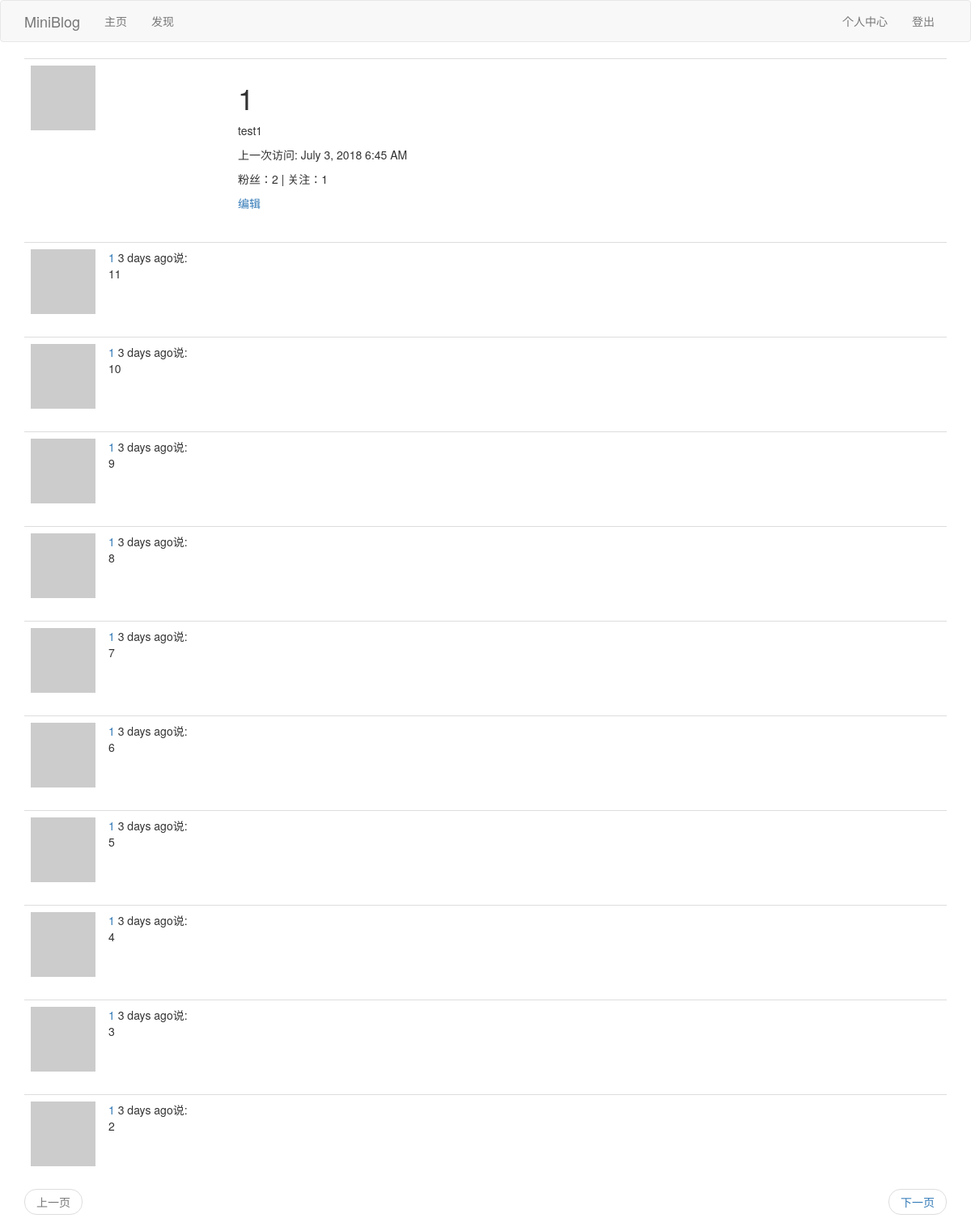
Before: /user/1 (signed in) with the older database file.
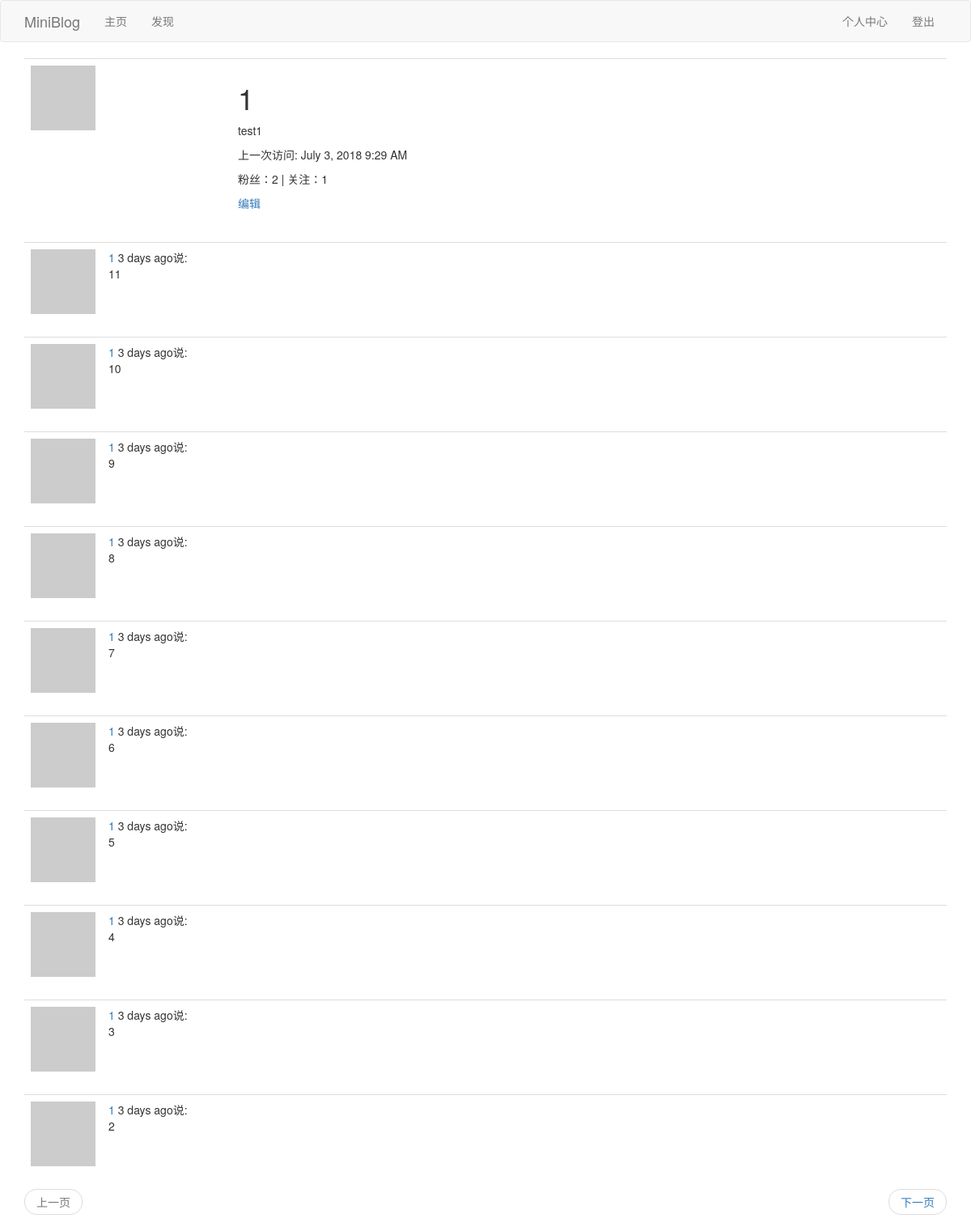
After: the same page with the newer database file.
### app/models.py (models this page shows, shortened)
class User(UserMixin,db.Model):
	__tablename__ = 'user'
	id = db.Column(db.Integer,primary_key=True)
	username = db.Column(db.String(64),index=True,unique=True)
	email = db.Column(db.String(64),index=True,unique=True)
	password_hash = db.Column(db.String(128))
	posts = db.relationship('Post',backref='author',lazy='dynamic')
	about_me = db.Column(db.String(140))
	last_seen = db.Column(db.DateTime,default=datetime.utcnow)
	def __repr__(self):
		return '<User {}'.format(self.username)
	__str__ = __repr__
	def avatar(self,size):
		digest = md5(self.email.lower().encode('utf-8')).hexdigest()
		return r'https://www.gravatar.com/avatar/{}?d=identicon&s={}'.format(digest,size)
	followed = db.relationship("User",secondary=followers,
		primaryjoin=(followers.c.follower_id == id),
		secondaryjoin=(followers.c.followed_id == id),
		backref=db.backref('followers',lazy='dynamic'),lazy='dynamic'
		)

class Post(db.Model):
    id = db.Column(db.Integer, primary_key=True)
    body = db.Column(db.String(140))
    timestamp = db.Column(db.DateTime, index=True, default=datetime.utcnow)
    user_id = db.Column(db.Integer, db.ForeignKey('user.id'))

### app/views.py (the view)
@app.route('/user/<username>')
@login_required
def user(username):
	user = User.query.filter_by(username=username).first_or_404()
	page = request.args.get('page',1,type=int)
	posts = user.posts.order_by(Post.timestamp.desc()).paginate(
		page,app.config['POSTS_PER_PAGE'],False)
	next_url = url_for('user',username=username,page=posts.next_num) if posts.has_next else None
	prev_url = url_for('user',username=username,page=posts.prev_num) if posts.has_prev else None
	return render_template('user.html',user=user,posts=posts.items,next_url=next_url, prev_url=prev_url)

### app/models.py (called while the page is built)
@login.user_loader
def load_user(id):
	return User.query.get(int(id))

### app/views.py (called while the page is built)
@app.before_request
def before_request():
	if current_user.is_authenticated:
		current_user.last_seen = datetime.utcnow()
		db.session.commit()

### app/templates/user.html
{% extends "base.html" %}
{% block app_content %}
	<table class="table table-hover">
        <tr>
            <td width="256px"><img src="{{ user.avatar(256) }}"></td>
            <td>
            	<h1>{{ user.username }}</h1>
            	{% if user.about_me %}<p>{{ user.about_me }}</p>{% endif %}
                {% if user.last_seen %}<p>上一次访问: {{ moment(user.last_seen).format('LLL') }}</p>{% endif %}
                <p>粉丝：{{ user.followers.count() }} | 关注：{{ user.followed.count() }} </p>
                {% if user == current_user %}
                    <p><a href="{{ url_for('edit_profile') }}">编辑</a></p>
                {% elif current_user.is_following(user) %}
                    <p><a href="{{ url_for('unfollow', username=user.username) }}">取消关注</a></p>
                {% else %}
                    <p><a href="{{ url_for('follow', username=user.username) }}">点击关注</a></p>
                {% endif %}
            </td>
        </tr>
    </table>
	{% for post in posts %}
		{% include "_post.html" %}
	{% endfor %}
    {% include "_pagination.html" %}
{% endblock %}

### app/templates/base.html (shortened to what this page needs)
{% extends 'bootstrap/base.html' %}
{% block navbar %}
    <nav class="navbar navbar-default">
        <div class="container">
            <div class="navbar-header">
                <a class="navbar-brand" href="{{ url_for('index') }}">MiniBlog</a>
            </div>
            <div class="collapse navbar-collapse" id="bs-example-navbar-collapse-1">
                <ul class="nav navbar-nav">
                    <li><a href="{{ url_for('index') }}">主页</a></li>
                    <li><a href="{{ url_for('explore') }}">发现</a></li>
                </ul>
                <ul class="nav navbar-nav navbar-right">
                    {% if current_user.is_anonymous %}
                    <li><a href="{{ url_for('login') }}">登陆</a></li>
                    {% else %}
                    <li><a href="{{ url_for('user', username=current_user.username) }}">个人中心</a></li>
                    <li><a href="{{ url_for('logout') }}">登出</a></li>
                    {% endif %}
                </ul>
            </div>
        </div>
    </nav>
{% endblock %}
{% block content %}
    <div class="container">
        {% block app_content %}{% endblock %}
    </div>
{% endblock %}

### app/templates/_post.html
    <table class="table table-hover">
        <tr>
            <td width="70px">
                <a href="{{ url_for('user', username=post.author.username) }}">
                    <img src="{{ post.author.avatar(70) }}" />
                </a>
            </td>
            <td>
                <a href="{{ url_for('user', username=post.author.username) }}">
                    {{ post.author.username }}
                </a>
                {{ moment(post.timestamp).fromNow() }}说:
                <br>
                {{ post.body }}
            </td>
        </tr>
    </table>

### app/templates/_pagination.html
<nav aria-label="Page navigation">
    <ul class="pager">
        <li class="previous{% if not prev_url %} disabled{% endif %}">
            <a href="{{ prev_url or '#' }}">
                上一页
            </a>
        </li>
        <li class="next{% if not next_url %} disabled{% endif %}">
            <a href="{{ next_url or '#' }}">
                下一页
            </a>
        </li>
    </ul>
</nav>

Changed rows visible on the page:
changed User "test1": last_seen "July 3, 2018 6:45 AM" → "July 3, 2018 9:29 AM"
